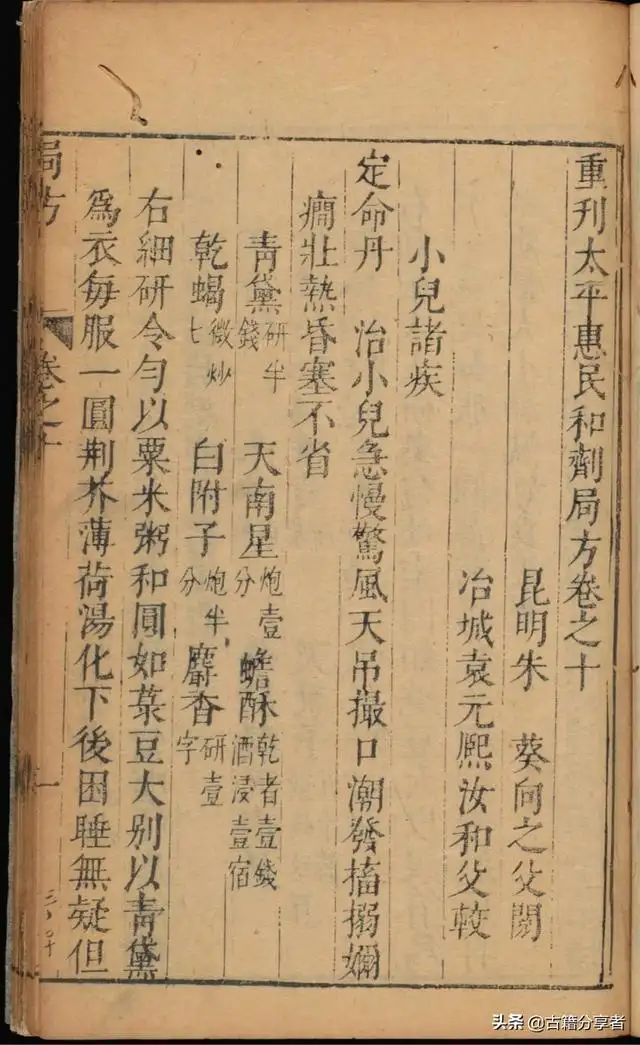
//> input picture Learning Code/第三章 图像基本操作/3.2图像像素操作处理/3.2.3 图像二值化/old book test2.webp, 640 x 1045 px, given in place of old book test1.jpeg, which was not available
$ ./test   (built with g++ and OpenCV 4)
//> lines starting //> are read from the running program, lines starting //| are printed output that depends on the picture; after the words box and inside, x2 and y2 are one past the last pixel; in counts of white or black regions, pixels touching at a corner belong together; pictures that were not available may be replaced by others from this repository, and a replacement may not be noted
#include <iostream>
using namespace std;
#include <opencv2/opencv.hpp>
using namespace cv;


int main()
{
	Mat test1 = imread("C:\\Users\\Wentao Qiu\\Desktop\\old book test1.jpeg",IMREAD_COLOR);
//> test1 is the input picture: 1045 rows x 640 cols, CV_8UC3; mean B, G, R 113.9, 152, 181.8
	Mat test2 = imread("C:\\Users\\Wentao Qiu\\Desktop\\old book test2.webp", IMREAD_COLOR);
	if (test1.empty()||test2.empty())
	{
		cerr << "please check filename" << endl;
		return -1;
	}

	//turn to  gray
	Mat gray1, gray2;
	cvtColor(test1, gray1, COLOR_BGR2GRAY);
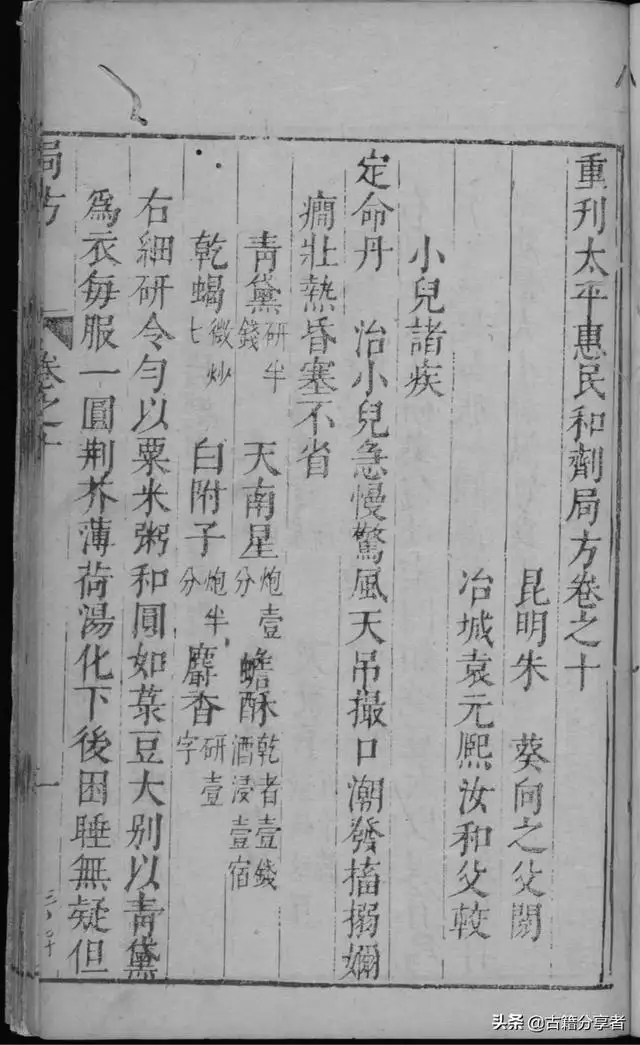
//> gray1: 1045 rows x 640 cols, CV_8UC1; min 0, max 255, mean 156.5
	cvtColor(test2, gray2, COLOR_BGR2GRAY);


	//test1
	namedWindow("test1", WINDOW_NORMAL);
	imshow("test1", test1);
	namedWindow("gray1", WINDOW_NORMAL);
	imshow("gray1", gray1);
	waitKey();

	Mat test1_otsu;
	threshold(gray1, test1_otsu, 0, 255, THRESH_BINARY | THRESH_OTSU);//using OTSU
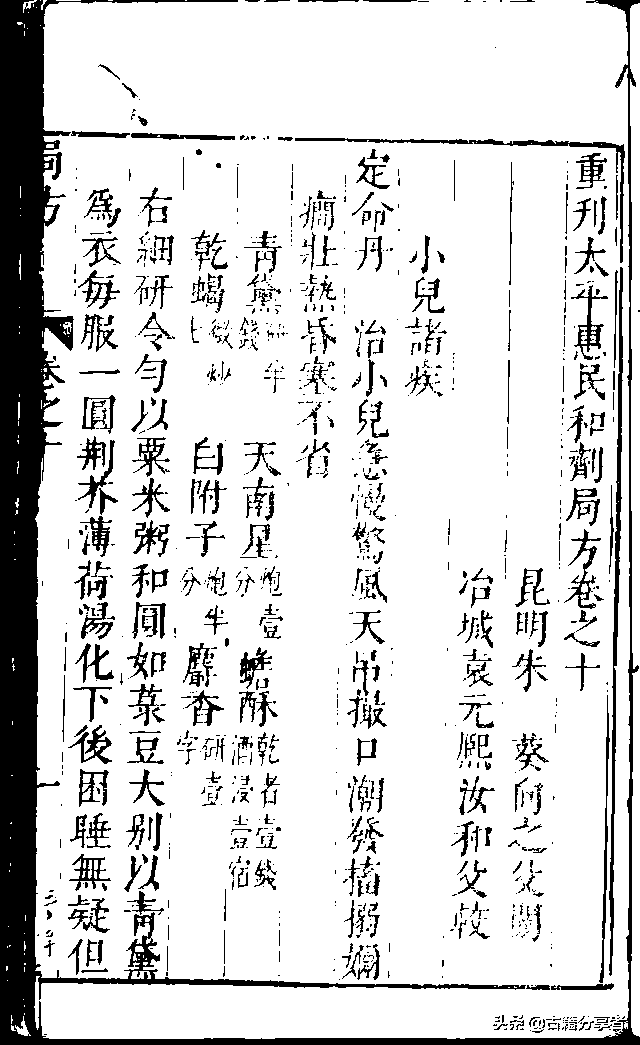
//> test1_otsu: 1045 rows x 640 cols, CV_8UC1; 84.2% white; 1109 black regions (723 under 20 px), largest, box (x1, y1, x2, y2) and area: (0, 0, 640, 1045) 54514, (609, 267, 623, 976) 2586, (295, 138, 625, 263) 1575
	namedWindow("otsu1", WINDOW_NORMAL);
	imshow("otsu1", test1_otsu);
	waitKey();

	Mat test1_tri;
	threshold(gray1, test1_tri, 0, 255, THRESH_BINARY | THRESH_TRIANGLE);//using TRIANGLE
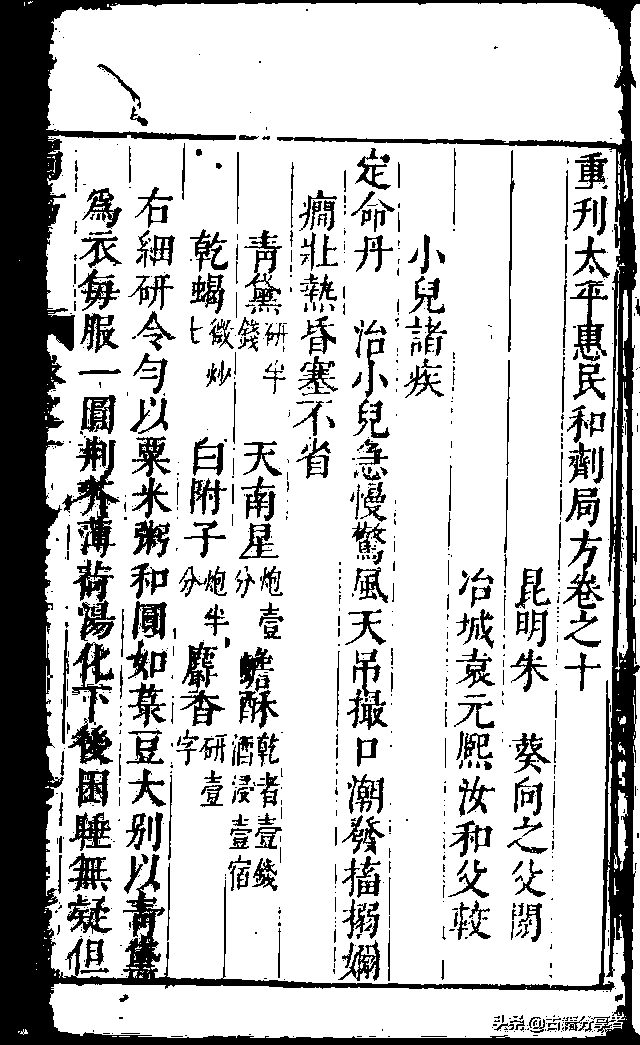
//> test1_tri: 1045 rows x 640 cols, CV_8UC1; 76.3% white; 1016 black regions (671 under 20 px), largest, box (x1, y1, x2, y2) and area: (0, 0, 640, 1045) 86580, (62, 440, 120, 558) 1849, (132, 436, 172, 519) 1216
	namedWindow("triangle1", WINDOW_NORMAL);
	imshow("triangle1", test1_tri);
	waitKey();

	Mat test1_apt_mean;
	adaptiveThreshold(gray1, test1_apt_mean, 255, ADAPTIVE_THRESH_MEAN_C, THRESH_BINARY, 101, 0);//均值法
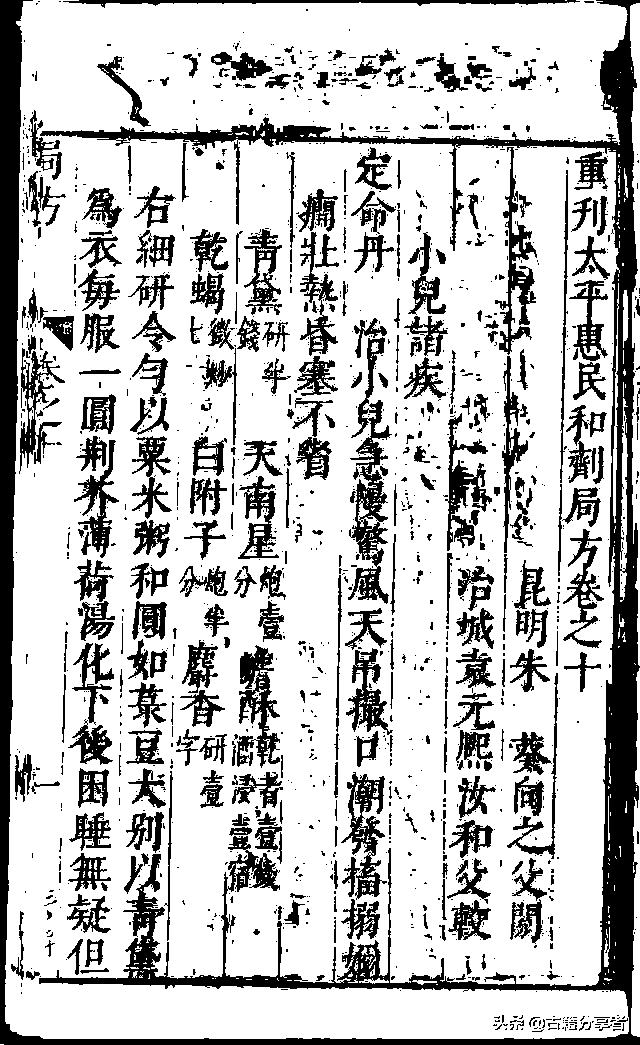
//> test1_apt_mean: 1045 rows x 640 cols, CV_8UC1; 75.5% white; 1672 black regions (1285 under 20 px), largest, box (x1, y1, x2, y2) and area: (0, 0, 640, 1045) 56008, (348, 337, 392, 604) 3979, (237, 645, 280, 768) 2479
	namedWindow("adaptive1_mean", WINDOW_NORMAL);
	imshow("adaptive1_mean", test1_apt_mean);
	waitKey();

	Mat test1_apt_gaus;
	adaptiveThreshold(gray1, test1_apt_gaus, 255, ADAPTIVE_THRESH_GAUSSIAN_C, THRESH_BINARY, 101, 0);//高斯法
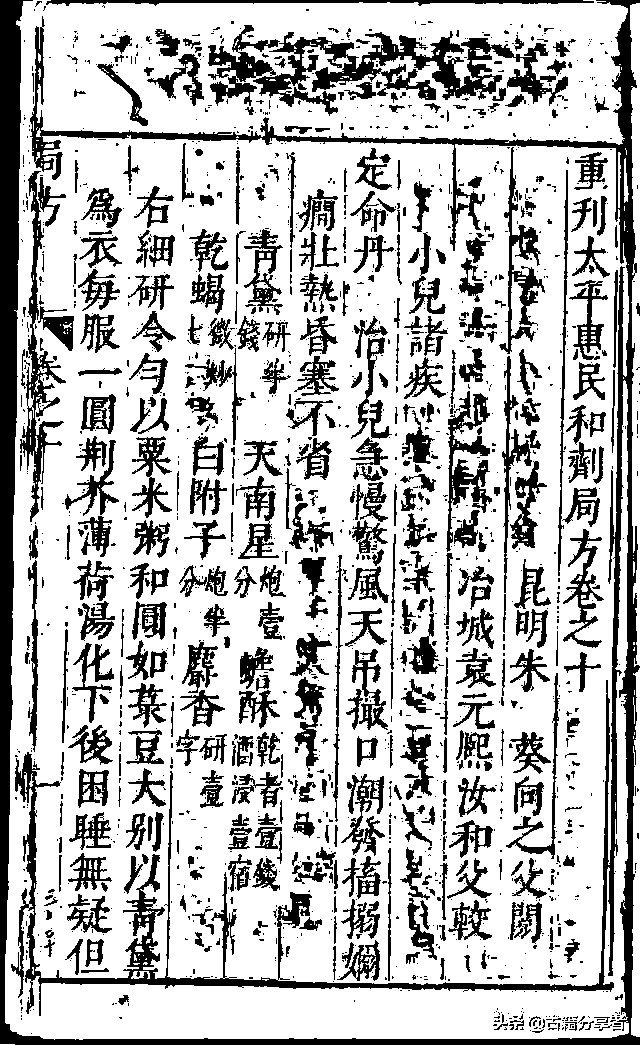
//> test1_apt_gaus: 1045 rows x 640 cols, CV_8UC1; 73.1% white; 1882 black regions (1375 under 20 px), largest, box (x1, y1, x2, y2) and area: (0, 0, 640, 1045) 47434, (253, 31, 568, 116) 8922, (20, 171, 66, 522) 3218
	namedWindow("adaptive1_gaus", WINDOW_NORMAL);
	imshow("adaptive1_gaus", test1_apt_gaus);
	waitKey();

	// [6 lines of commented-out code are left out]
	destroyAllWindows();


	//test2
	namedWindow("test2", WINDOW_NORMAL);
	imshow("test2", test2);
	namedWindow("gray2", WINDOW_NORMAL);
	imshow("gray2", gray2);
	waitKey();

	Mat test2_otsu;
	threshold(gray2, test2_otsu, 0, 255, THRESH_BINARY | THRESH_OTSU);//using OTSU
	namedWindow("otsu2", WINDOW_NORMAL);
	imshow("otsu2", test2_otsu);
	waitKey();

	Mat test2_tri;
	threshold(gray2, test2_tri, 0, 255, THRESH_BINARY | THRESH_TRIANGLE);//using TRIANGLE
	namedWindow("triangle2", WINDOW_NORMAL);
	imshow("triangle2", test2_tri);
	waitKey();

	Mat test2_apt_mean;
	adaptiveThreshold(gray2, test2_apt_mean, 255, ADAPTIVE_THRESH_MEAN_C, THRESH_BINARY, 131, 20);//均值法
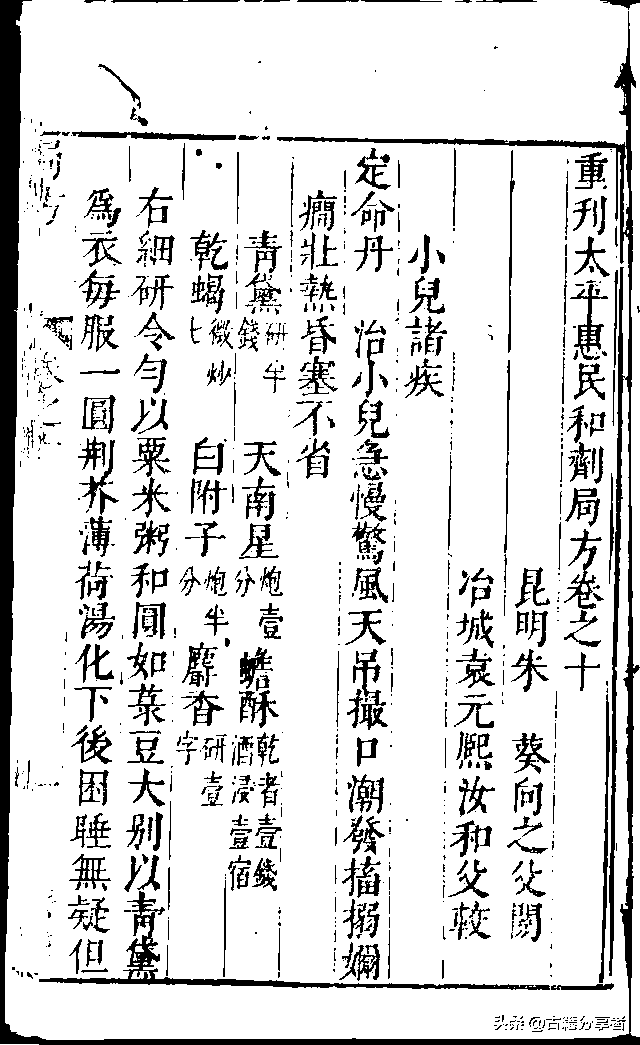
//> test2_apt_mean: 1045 rows x 640 cols, CV_8UC1; 85.7% white; 1051 black regions (666 under 20 px), largest, box (x1, y1, x2, y2) and area: (0, 0, 640, 1045) 28314, (39, 891, 550, 990) 3660, (599, 694, 610, 983) 934
	namedWindow("adaptive2_mean", WINDOW_NORMAL);
	imshow("adaptive2_mean", test2_apt_mean);
	waitKey();

	Mat test2_apt_gaus;
	adaptiveThreshold(gray2, test2_apt_gaus, 255, ADAPTIVE_THRESH_GAUSSIAN_C, THRESH_BINARY, 131, 15);//高斯法
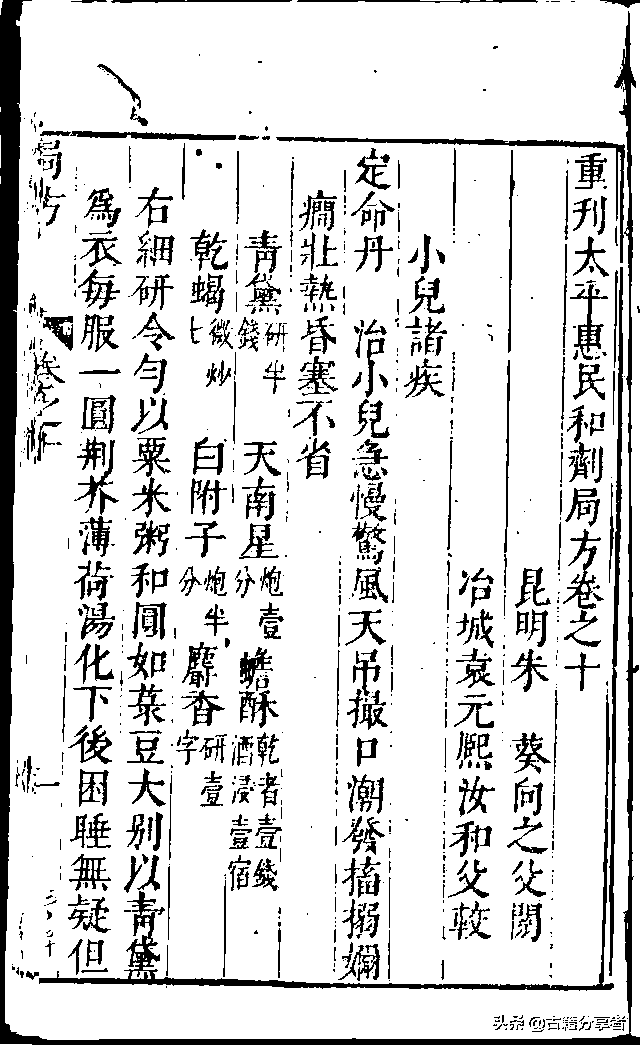
//> test2_apt_gaus: 1045 rows x 640 cols, CV_8UC1; 85% white; 998 black regions (602 under 20 px), largest, box (x1, y1, x2, y2) and area: (0, 0, 640, 1045) 22642, (39, 694, 614, 991) 5086, (609, 267, 623, 976) 2836
	namedWindow("adaptive2_gaus", WINDOW_NORMAL);
	imshow("adaptive2_gaus", test2_apt_gaus);
	waitKey();

	// [6 lines of commented-out code are left out]
	destroyAllWindows();


}
